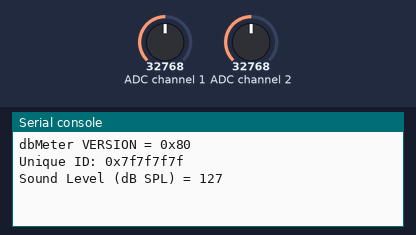
Recording of a program running on a simulated MicroPython board. On the bench: the last lines printed to the serial console. The inputs (shaded band) are chosen by the test bench; at power-on: ADC channel 2 = 32768, ADC channel 1 = 32768 (analog values on the 0–65535 scale).

Above: at 1.2 s.
1.3 s: ADC channel 2 set to 45874
At 3.2 s:
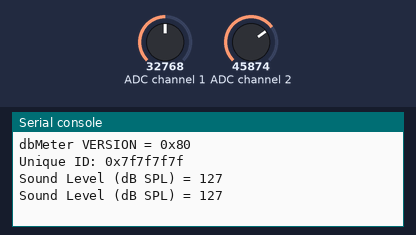
4.0 s: ADC channel 2 set to 57670
At 4.7 s:
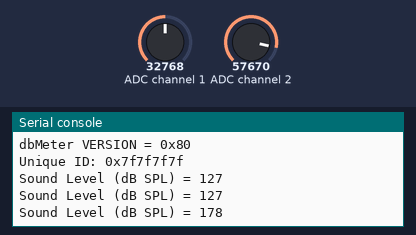
Timing chart, 0 to 7.0 s (numbered marks = the images above; inputs shaded):
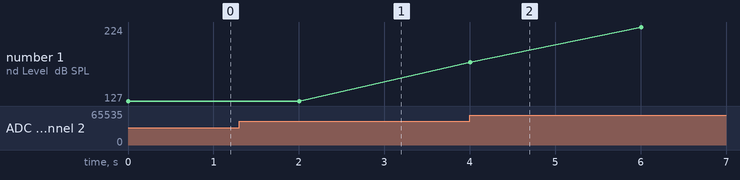

Measured:
- plotted number 1: 127 → 224 after the input at 4.0 s

The program:

python_spectrum_analyser.py
```python
import machine
import utime
import ustruct
import sys

###############################################
# Constants

# I2C address
PCBARTISTS_DBM = 0x48

# Registers
I2C_REG_VERSION		= 0x00
I2C_REG_ID3			= 0x01
I2C_REG_ID2			= 0x02
I2C_REG_ID1			= 0x03
I2C_REG_ID0			= 0x04
I2C_REG_SCRATCH		= 0x05
I2C_REG_CONTROL		= 0x06
I2C_REG_TAVG_HIGH	= 0x07
I2C_REG_TAVG_LOW	= 0x08
I2C_REG_RESET		= 0x09
I2C_REG_DECIBEL		= 0x0A
I2C_REG_MIN			= 0x0B
I2C_REG_MAX			= 0x0C
I2C_REG_THR_MIN     = 0x0D
I2C_REG_THR_MAX     = 0x0E
I2C_REG_HISTORY_0	= 0x14
I2C_REG_HISTORY_99	= 0x77

###############################################
# Settings

# Initialize I2C with pins
i2c = machine.I2C(0,
                  scl=machine.Pin(17),
                  sda=machine.Pin(16),
                  freq=100000)
###############################################
# Functions

def reg_write(i2c, addr, reg, data):
    """
    Write bytes to the specified register.
    """

    # Construct message
    msg = bytearray()
    msg.append(data)

    # Write out message to register
    i2c.writeto_mem(addr, reg, msg)

def reg_read(i2c, addr, reg, nbytes=1):
    """
    Read byte(s) from specified register. If nbytes > 1, read from consecutive
    registers.
    """

    # Check to make sure caller is asking for 1 or more bytes
    if nbytes < 1:
        return bytearray()

    # Request data from specified register(s) over I2C
    data = i2c.readfrom_mem(addr, reg, nbytes)

    return data

###############################################
# Main

# Read device ID to make sure that we can communicate with the ADXL343
data = reg_read(i2c, PCBARTISTS_DBM, I2C_REG_VERSION)
print("dbMeter VERSION = 0x{:02x}".format(int.from_bytes(data, "big")))

data = reg_read(i2c, PCBARTISTS_DBM, I2C_REG_ID3, 4)
print("Unique ID: 0x{:02x} ".format(int.from_bytes(data, "big")))

while True:
    data = reg_read(i2c, PCBARTISTS_DBM, I2C_REG_DECIBEL)
    print("Sound Level (dB SPL) = {:03d}".format(int.from_bytes(data, "big")))
    utime.sleep (2)
sys.exit()
```
